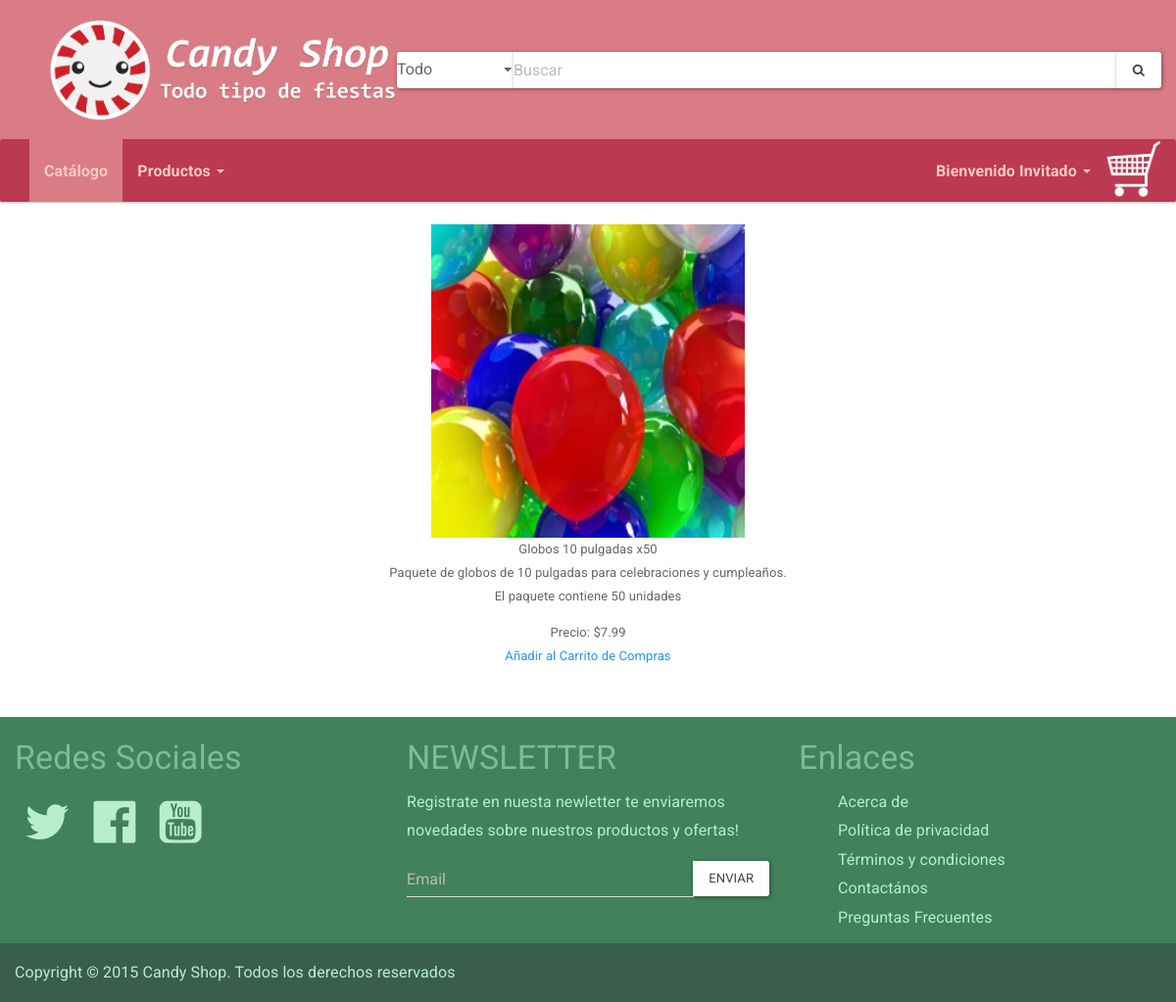
The page /detalles.php?id=3 on the database as committed earlier.
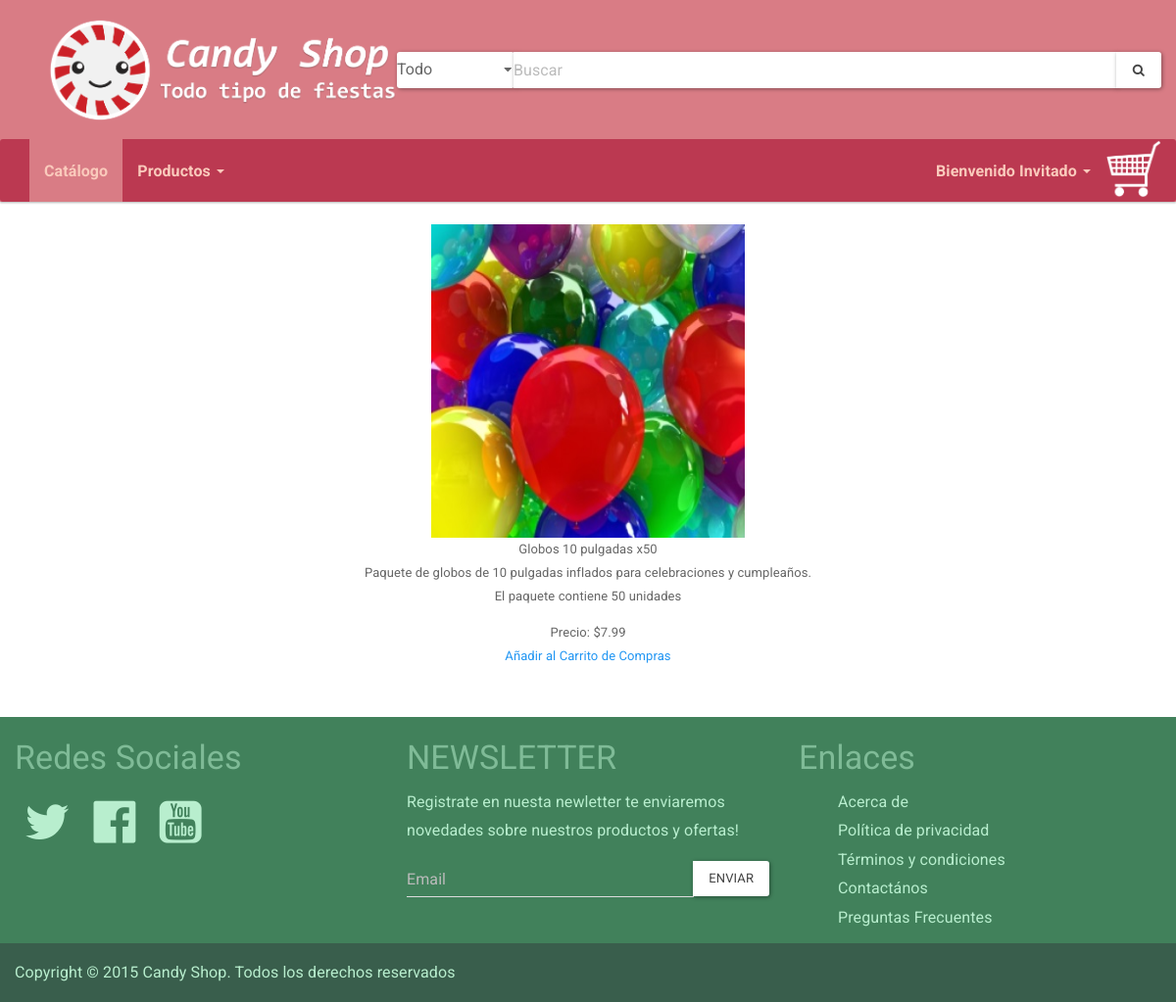
The same page on the database as committed later.
### tables this page shows
CREATE TABLE `productos` (
  `id` int(11) NOT NULL AUTO_INCREMENT,
  `idcategoria` int(11) DEFAULT NULL,
  `nombre` text NOT NULL,
  `nombre_EN` varchar(255) DEFAULT NULL,
  `descripcion` text NOT NULL,
  `descripcion_EN` varchar(255) DEFAULT NULL,
  `imagen` text NOT NULL,
  `precio` double NOT NULL,
  PRIMARY KEY (`id`),
  KEY `fk_producto_categoria` (`idcategoria`),
  CONSTRAINT `fk_producto_categoria` FOREIGN KEY (`idcategoria`) REFERENCES `categoria` (`idcategoria`) ON DELETE SET NULL ON UPDATE CASCADE
);

### variables.php (called while the page is built)
<?php
	$base_url="http://".$_SERVER['SERVER_NAME'].dirname($_SERVER["REQUEST_URI"].'?');
?>

### detalles.php (the view, shortened to what this page needs)
<?php include 'include/header.php'; ?>
	<section>
	<?php
		include 'conexion.php';
		$query = "SELECT * FROM productos WHERE id=" . $_GET['id'];
		$cmd = $db->query($query);
		while ($i = $cmd->fetch_assoc()) {
		?>
			<center>
				<img src="./productos/<?php echo $i['imagen'];?>" height="320" width="320"><br>
				<span><?php echo $i['nombre'];?></span><br>
				<p><?php echo $i['descripcion'];?></p>
				<span>Precio: $<?php echo $i['precio'];?></span><br>
				<a href="./carritodecompras.php?id=<?php echo $i['id']; ?>">Añadir al Carrito de Compras</a>
			</center>
	<?php
		}
	?>
	</section>
<?php include 'include/footer.php'; ?>

### include/header.php (shortened to what this page needs)
<?php
	require_once(__ROOT__.'/variables.php');
?>
<!DOCTYPE html>
<html lang="es">
<head>
	<link rel="stylesheet" type="text/css" href="<?=$base_url?>/css/style.css"/>
	<link rel="stylesheet" type="text/css" href="<?=$base_url?>/css/bootstrap.css"/>
	<link rel="stylesheet" type="text/css" href="<?=$base_url?>/css/font-awesome.min.css"/>
</head>
<body>
	<header>
		<div class="container-fluid">
			<div class="logo">
				<a class="col-md-4 col-lg-4 col-sm-12 col-xs-12" href="<?=$base_url?>">
					<img src="<?=$base_url?>/imagenes/logo.png" alt="">
				</a><div id="container-buscar" class="input-group col-md-8 col-lg-8 col-sm-12 col-xs-12">
					<div class="input-group-btn">
						<select name="" id="" class="form-control">
							<option value="%" default>Todo</option>
						</select>
					</div>
					<input type="text" class="form-control" placeholder="Buscar" id="txtbuscar" />
					<span class="input-group-btn">
						<button class="btn btn-default" type="button">
							<i class="fa fa-search"></i>
						</button>
					</span>
				</div></div>
		</div>
		<nav class="navbar navbar-inverse">
  			<div class="container-fluid">
    			<div class="collapse navbar-collapse" id="bs-example-navbar-collapse-2">
      				<ul class="nav navbar-nav">
        				<li class="active"><a href="<?=$base_url?>">Catálogo <span class="sr-only">(current)</span></a></li>
        				<li class="dropdown">
          					<a href="#" class="dropdown-toggle" data-toggle="dropdown" role="button" aria-expanded="false">Productos <span class="caret"></span></a>
        					</li>
      				</ul>
					<ul class="nav navbar-nav navbar-right">
						<?php
							$usuario_label = "Invitado";
						?>
						<li class="dropdown">
							<a href="#" class="dropdown-toggle" data-toggle="dropdown" role="button" aria-expanded="false">
								Bienvenido <?=$usuario_label?>
								<span class="caret"></span>
							</a>
	    				</li>
						<li>
						    <a class='btn-carrito' href="./carritodecompras.php">
								<img src="./imagenes/carrito.png">
						    </a>
						</li>
					</ul>
    			</div>
  			</div>
		</nav>
	</header>

### include/footer.php
<footer>
	<div class="row footer-top">
		<div class="col-md-4 col-lg-4 col-sm-6 col-xs-12">
			<h3>Redes Sociales</h3>
			<a href="#"><i class="fa fa-twitter"></i></a>
			<a href="#"><i class="fa fa-facebook-official"></i></a>
			<a href="#"><i class="fa fa-youtube-square"></i></a>
		</div>
		<div class="col-md-4 col-lg-4 col-sm-6 col-xs-12">
			<h3>NEWSLETTER</h3>
			<p>Registrate en nuesta newletter te enviaremos novedades sobre nuestros productos y ofertas!</p>
			<div class="input-group">
				<input type="text" class="form-control" placeholder="Email">
				<span class="input-group-btn">
					<button class="btn btn-default" type="button">Enviar</button>
				</span>
			</div>
		</div>
		<div class="col-md-4 col-lg-4 col-sm-6 col-xs-12">
			<h3>Enlaces</h3>
			<ul class="footer-enlaces">
				<li>
					<a href="#">Acerca de</a>
				</li>
				<li>
					<a href="#">Política de privacidad</a>
				</li>
				<li>
					<a href="#">Términos y condiciones</a>
				</li>
				<li>
					<a href="#">Contactános</a>
				</li>
				<li>
					<a href="#">Preguntas Frecuentes</a>
				</li>
			</ul>
		</div>
	</div>
	<div class="row footer-oscuro">
		<p class="footer-bottom">Copyright &copy; 2015 Candy Shop. Todos los derechos reservados</p>
	</div>
</footer>
</body>
</html>

### css/style.css (style rules this page uses)
* { outline:none !important }
body { background-color:#fff !important }
header { background-color:#d97c85;-webkit-box-shadow:0 1px 2px rgba(0,0,0,0.3);box-shadow:0 1px 2px rgba(0,0,0,0.3) }
.logo { max-width:1200px;margin:0 auto; }
.logo img { width:400px }
nav { -webkit-box-shadow:none !important;box-shadow:none !important;margin:0 auto; }
nav .container-fluid { max-width:1200px }
#container-buscar { padding-top:52.5px; }
#container-buscar #txtbuscar { background-color:#fff !important;-webkit-box-shadow:1px 1px 4px rgba(0,0,0,0.4);box-shadow:1px 1px 4px rgba(0,0,0,0.4) }
#container-buscar select { background-color:#fff;-webkit-border-radius:3px;border-radius:3px;-webkit-box-shadow:1px 1px 4px rgba(0,0,0,0.4);box-shadow:1px 1px 4px rgba(0,0,0,0.4);margin-right:-1px;width:120px }
#container-buscar .btn { border:1px solid transparent !important }
.navbar-inverse { background-color:#bb3951 !important; }
.navbar-inverse .navbar-collapse,.navbar-inverse .navbar-form { border-color:#d97c85 !important }
.navbar-inverse .navbar-nav li a { color:#facabc !important;font-size:16px;font-weight:bold }
.navbar-inverse .navbar-nav li.active a { background-color:#d97c85 !important }
.btn-carrito { padding:0 !important; }
.btn-carrito img { height:60px }
footer { background-color:#41815b;color:#b8eece;font-size:16px;margin-top:50px;width:100%; }
footer .footer-top,footer .footer-bottom { max-width:1200px;margin:0 auto }
footer .footer-oscuro { background-color:#395e4c;padding:15px;margin:0 }
footer h3 { color:#7fbb97 !important }
footer .footer-enlaces { list-style:none }
footer a { color:#b8eece !important }
footer i { font-size:50px !important;padding:10px }
footer input[type=text] { color:#b8eece !important }

Rows that differ between the two databases and show on the page:
changed productos "Globos 10 pulgadas x50": descripcion "Paquete de globos de 10 pulgadas para celebraciones y cumpleaños. El paquete contiene 50 unidades" → "Paquete de globos de 10 pulgadas inflados para celebraciones y cumpleaños. El paquete contiene 50 unidades"
